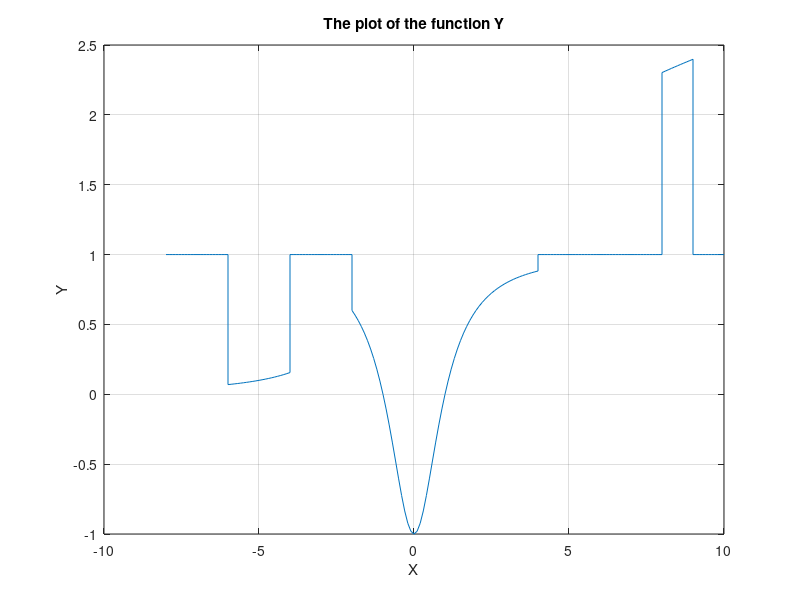

This chart was generated by the following MATLAB code:
%%
%{
Engineering Computation & Linear Algebra
Assignment#3
Problem#1
Adel Ali Ansari
U00038673
%}

clear all
clc

%% Declear the range of all x, increaments and y

x1= -8:0.1:-6;  y1= (x1)./(x1);
x2= -6:0.1:-4;  y2= abs(x2.^2 -((x2.^4)+5).^(1/2));
x3= -4:0.1:-2;  y3= (x3)./(x3);
x4= -2:0.1:4;   y4= ((x4.^2)-1)./((x4.^2)+1);
x5= 4:0.1:8;    y5= (x5)./(x5);
x6= 8:0.1:9;    y6= log(x6 + 2);
x7= 9:0.1:10;   y7= (x7)./(x7);

%  Vector x and Vector y
x = [x1 x2 x3 x4 x5 x6 x7];
y = [y1 y2 y3 y4 y5 y6 y7];

%  Plot the graph with grid
plot(x,y);
grid;

%  The title of the plot
title('The plot of the function Y');

%  The axises label
xlabel('X');
ylabel('Y');

